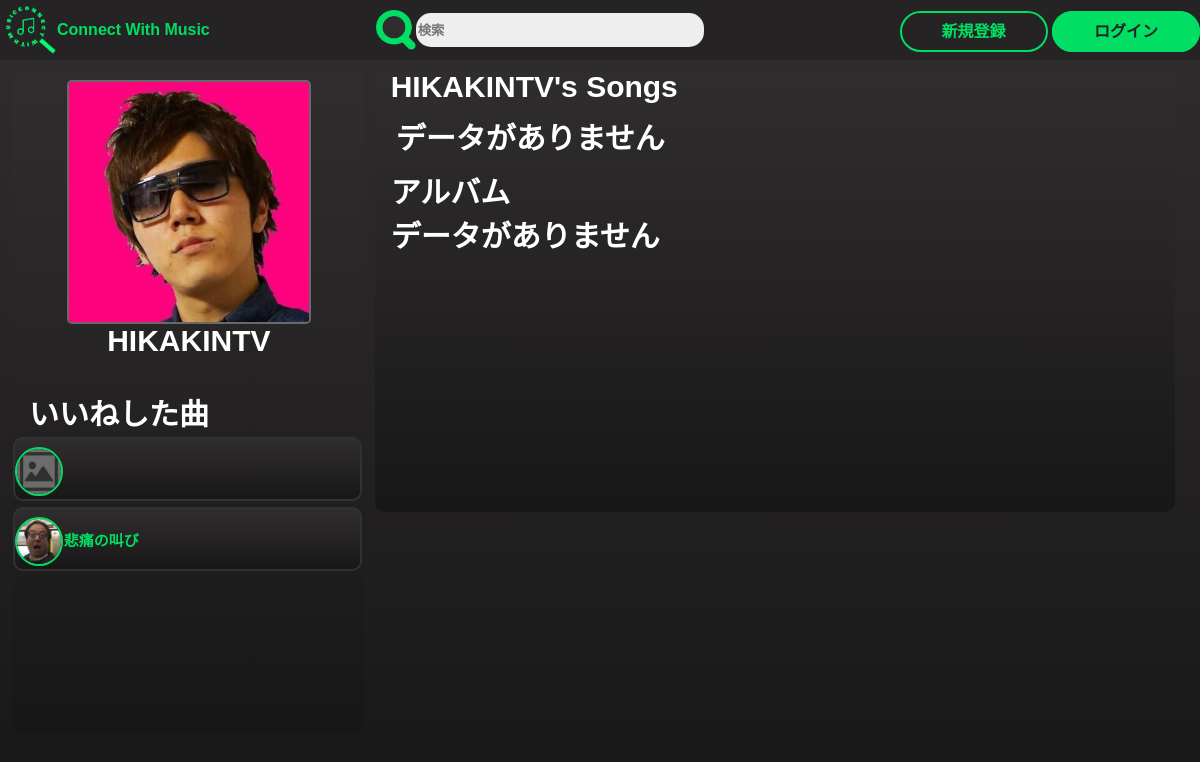
Page /user/UaQxUvTSNLHZwsLjM0oWfJYKa on the committed database.
### cwmapp/models.py (models this page shows, shortened)
class CustomUser(AbstractBaseUser, PermissionsMixin):
    def save_user( instance, filename ):
        return f'{ instance.userid }/image/{ filename }'#ユーザ画像
    username_validator = UnicodeUsernameValidator()
    username = models.CharField(
        _("username"),
        max_length=50,
        help_text=_(
            "この名前は公開されます。"
        ),
        validators=[username_validator],
        error_messages={
            "msg": _("A user with that username already exists."),
        },
    )
    email = models.EmailField(_("email address"), blank=True, primary_key=True)
    userid = models.CharField(
        _( "userid" ),
        max_length=100,
        unique=True,
        default=Utils.randomid,
        help_text=_(
            "この名前は公開されません。"
        ),
        validators = [username_validator],
        error_messages={
            "msg": _( "fuck!" )
        }
    )
    image = models.ImageField( upload_to = save_user )
    is_premium = models.BooleanField(
        default=False
    )
    is_staff = models.BooleanField(
        _("staff status"),
        default=False,
        help_text=_("Designates whether the user can log into this admin site."),
    )
    is_active = models.BooleanField(
        _("active"),
        default=True,
        help_text=_(
            "Designates whether this user should be treated as active. "
            "Unselect this instead of deleting accounts."
        ),
    )
    date_joined = models.DateTimeField(_("date joined"), default=timezone.now)
    objects = UserManager()
    EMAIL_FIELD = "email"
    USERNAME_FIELD = "email"
    REQUIRED_FIELDS = []
    class Meta:
        verbose_name = _("user")
        verbose_name_plural = _("users")

class Music( models.Model ):#ユーザが投稿した音楽テーブル
    def save_full_track( instance, filename ):#フルの楽曲を保存するパス
        ext = filename.split('.')[-1]
        return f'{ Album.objects.get( album_id = instance.music_album_id ).album_userid }/albums/{ instance.music_album_id }/tracks/full/{ instance.music_id }.{ ext }'
    def save_preview_track( instance, filename ):#プレビューの楽曲を保存するパス
        ext = filename.split('.')[-1]
        return f'{ Album.objects.get( album_id = instance.music_album_id ).album_userid }/albums/{ instance.music_album_id }/tracks/pre/{ instance.music_id }.{ ext }'
    music_id = models.TextField(default=Utils.randomid, primary_key = True )#曲のID
    music_album_id = models.TextField()#所属するアルバムのID
    music_name = models.CharField( max_length = 100 )
    music_track_full = models.FileField( upload_to = save_full_track )#フルの音楽
    music_track_preview = models.FileField( upload_to = save_preview_track )#プレビュー音楽

### cwmapp/views.py (the view, shortened to what this page needs)
# urls.py: path( "user/<slug:idn>", user, name="user" ),
def user(request,idn):
    User = False
    Page_User = []
    MyAlbum = []
    MyMusic = []
    Uploadresult = []
    Likeresult = []
    if request.user.is_authenticated:
        User = CustomUser.objects.filter( userid = request.user.userid )
    if CustomUser.objects.filter( userid = idn ):
        Page_User = CustomUser.objects.filter( userid = idn )
        Likeresult = ModelMus.setLiked(idn)
    else:
        print('No Data')
    content = {
        'artist':Page_User,
        "Uploadresult":Uploadresult,
        'LikedMus':Likeresult,
        'Albums':MyAlbum,
        'data':User,
    }
    return render( request, 'cwm/user.html', content )

### lib/model_conect.py (called while the page is built)
    @staticmethod
    def setLiked(id):
        Mus = LikeList.objects.filter(like_userid = id)
        result = []
        for i in range(Mus.count()):
            for j in range(Mus.count())[i + 1:]:
                if Mus[i].like_music_id == Mus[j].like_music_id:
                    print('Mus:'+str(i)+':'+str(j))
                    print('music_id:'+Mus[i].like_music_id+':'+Mus[j].like_music_id)
                    Mus[i].delete()
                    break
        for i in Mus:
            if len(i.like_music_id) == 25:
                x = ModelMus.C_OGTrack(i.like_music_id)
            else:
                x = SPOTIFY.track(i.like_music_id)
            result.append(x)
        result.reverse()
        return result

### cwmapp/templates/cwm/user.html (shortened to what this page needs)
{% extends "cwm/base.html" %}
{% load static %}
{% block content %}
<main>
    <link rel="stylesheet" href="{% static 'css/index.css' %}">
    <link rel="stylesheet" href="{% static 'css/artist.css' %}">
        <link rel="stylesheet" href="{% static 'css/loading.css' %}">
    {% if artist %}
        <div id="box1">
            <div class="artist">
                {% if artist.0.image %}
                    <img src="{{ artist.0.image.url }}" alt="">
                {% else %}
                    <img src="{% static 'img/users/baseuser.jpg'%}" alt="">
                {% endif %}
                <p class="bigtext">{{ artist.0.username }}</p>
            </div>
            <p class="bigtext">いいねした曲</p>
            <div class="RelatedArtist">
                {% if LikedMus %}
                {% for x in LikedMus %}
                <div class="RArtistBox">
                    <a href="" class="RArtist">
                        {% if x.album.images %}
                            <img src="{{ x.album.images.0.url }}" class="RArtistImage" alt="アルバム画像">
                        {% else %}
                            <img src="{% static 'img/tmp/仮アルバム.jpg'%}" class="RArtistImage" alt="仮アルバム画像">
                        {% endif %}
                    </a>
                    <h3 class="SongNameText_L" width="300px"><a class="ScrollText" href="{% url 'mus' x.id %}">{{ x.name }}</a></h3>
                </div>
                {% endfor %}
                {% endif %}
            </div>
        </div>
        <div id="box2">
        <div class="artist-flex">
            <p class="bigtext">{{ artist.0.username }}'s Songs</p>
            <div class="toprank trackbox">
                {% if Uploadresult %}
                {% for y in Uploadresult %}
                <div class="songbox">
                    <button class="PlaySongBT" type="button" value="{{ y.music_track_preview_url }}" onclick="PlayMusic('{{ y.music_track_preview_url }}',this);">
                        <img src="{% static 'img/tmp/play_green.png' %}">
                    </button>
                    <a href="{% url 'mus' y.music_id %}">
                        <img class="music_img" src="{{y.album_image_url}}" width="150" height="150" class="" alt="">
                    </a>
                        <h3 class="SongNameText" ><a class="ScrollText" href="{% url 'mus' y.music_id %}">{{y.music_name}}</a></h3>
                        <h3 class="SongNameText" ><a class="ScrollText" href="{% url 'artist' y.album_userid %}">{{y.name}}</a></h3>
                </div>
                {% endfor %}
                {% else %}
                    <p class="bigtext">データがありません</p>
                {% endif %}
            </div>
        </div>
        <div class="artist-flex">
            <p class="bigtext">アルバム</p>
            <div class="album">
                {% if Albums %}
                {% for i in Albums %}
                <div class="albumbox">
                    <a href="{% url 'album' i.album_id %}">
                        <img src="{{ i.album_image.url }}" alt="画像" width="150" height="150" class="album_img">
                        <div class="AlbumNameBox">
                            <p class="AlbumNameText"><a href="{% url 'album' i.album_id %}">{{ i.album_name }}</a></p>
                            <hr>
                            <p class="AlbumNameTextMini">{{ artist.0.username }}</p>
                        </div>
                    </a>
                </div>
                {% endfor %}
                {% else %}
                    <p class="bigtext">データがありません</p>
                {% endif %}
            </div>
        </div>
    </div>
    {% else %}
        <p class="bigtext">データがありません</p>
    {% endif %}
</main>
{% endblock %}

### static/css/base.css (style rules this page uses)
html { min-height: 100%; }
body { height: 100%; font-family: 'メイリオ', 'Meiryo', 'Hiragino Kaku Gothic ProN', 'ヒラギノ角ゴ ProN W3', sans-serif; background: linear-gradient(180deg, #2f2d2d 0%, #252323 48%, #181717 100%); }
#box1, #box2 { margin: 2px; background: #2f2d2d; background: linear-gradient(180deg, #2f2d2d 0%, #252323 48%, #181717 100%); border-radius: 10px; height: 100%; }
a, .Hideblock { text-decoration: none; color: #00de64; }

### static/css/index.css (style rules this page uses)
main { margin-top: 70px; padding-bottom: 100px; width: 99%; }
.bigtext { margin: 0 2px 0 16px; font-size: 30px; font-weight: bold; color: #ffffff; }
.trackbox { margin: 5px; width: 98%; display: flex; white-space: nowrap; overflow-x: scroll; padding: 5px 0; }
h3 { font-size: 10px; color: #ffffff; }
.SongNameText_L { display: block; width: 300px; margin: 2px 5px; overflow: hidden; }
.SongNameText_L a { display: inline-block; font-size: 15px; white-space: nowrap; transition: 0.2s; }

### static/css/artist.css (style rules this page uses)
main { margin-top: 70px; padding-bottom: 70px; width: 99%; display: flex; }
#box1, #box2 { margin: 0 5px; }
#box1 { width: 30%; height: 100%; display: flex; flex-direction: column; }
#box1 p { margin-top: 32px; }
#box1 .artist { display: flex; flex-direction: column; align-items: center; }
#box1 .artist img { margin-top: 10px; width: 240px; height: 240px; border-radius: 5px; border: 2px solid #696969; }
#box1 .artist p { margin: 0 10px; }
#box1 .RelatedArtist { height: 300px; display: flex; flex-direction: column; overflow-y: scroll; }
#box1 .RelatedArtist .RArtistBox { display: flex; height: 60px; width: 98%; margin: 3px 0; background: #2f2d2d; background: linear-gradient(180deg, #2f2d2d 0%, #252323 48%, #181717 100%); border-radius: 10px; border: solid 2px #323232; align-items: center; transition: 0.3s; }
#box1 .RelatedArtist .RArtistBox .RArtist { height: 45px; width: 45px; }
#box1 .RelatedArtist .RArtistBox .RArtist img { margin: 0; width: 100%; height: 100%; border-radius: 50%; border: 2px solid #00DE64; }
#box2 { width: 70%; }
.album { width: 100%; height: 300px; display: flex; flex-direction: column; overflow-y: scroll; }
.artist-flex { display: flex; align-items: flex-start; flex-direction: column; }

### rows in the picture
CustomUser: image (picture), username "HIKAKINTV"
Music: name "悲痛の叫び"
